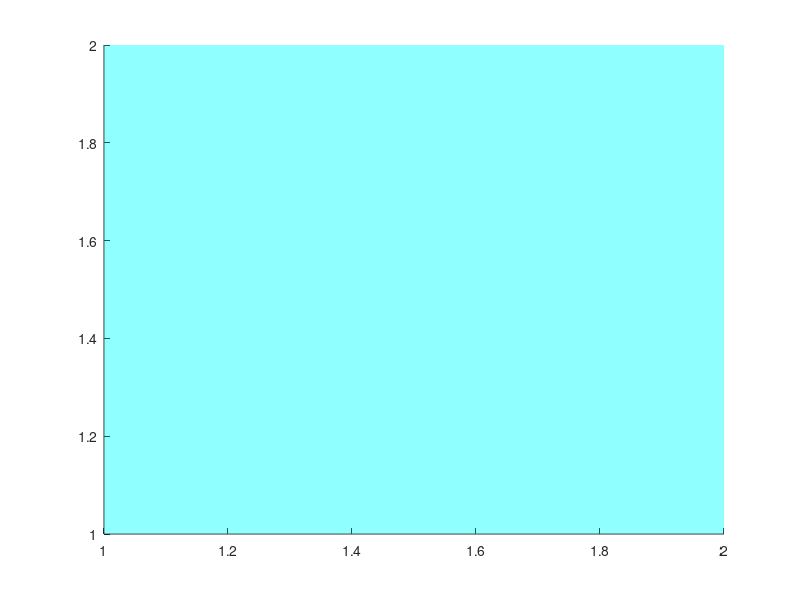

This chart was generated by the following MATLAB code: (Note: this script raises an error after producing the figure.)
clc; clear; close all

% 1. Rotation matrix about Y-axis
Ry = @(theta) [cos(theta)  0  sin(theta)
               0           1  0
               -sin(theta) 0  cos(theta)];

% Cube points: Each column is one point [x; y; z]
C = [1  2  2  1  1  2  2  1
     1  1  2  2  1  1  2  2
     1  1  1  1  2  2  2  2];

% Cube edges using point numbers
edges = [1 2; 2 3; 3 4; 4 1; 5 6; 6 7; 7 8; 8 5; 1 5; 2 6; 3 7; 4 8];

% Cube faces for transparent surface
faces = [1 2 3 4; 5 6 7 8; 1 2 6 5; 2 3 7 6; 3 4 8 7; 4 1 5 8];

theta = 0:0.03:10*pi;

figure('Color','w')
hold on

% 2. Initial cube position using Ry
C2 = Ry(theta(1)) * C;

% Transparent cube faces
hCube = patch('Vertices', C2', ...
              'Faces', faces, ...
              'FaceColor', 'cyan', ...
              'FaceAlpha', 0.25, ...
              'EdgeColor', 'none');

% Cube edges
hEdges = gobjects(size(edges,1),1);
for k = 1:size(edges,1)
    p1 = edges(k,1);
    p2 = edges(k,2);
    hEdges(k) = plot3([C2(1,p1) C2(1,p2)], ...
                      [C2(2,p1) C2(2,p2)], ...
                      [C2(3,p1) C2(3,p2)], ...
                      'b', 'LineWidth', 3);
end

% Cube points
hPts = plot3(C2(1,:), C2(2,:), C2(3,:), 'ko', ...
             'MarkerFaceColor', 'k', ...
             'MarkerSize', 6);

% Point labels
hLabels = gobjects(8,1);
for k = 1:8
    hLabels(k) = text(C2(1,k), C2(2,k), C2(3,k), ...
                      ['  P' num2str(k)], ...
                      'FontSize', 10, ...
                      'FontWeight', 'bold');
end

% -------------------------------------------------
% Bold red coordinate axes
% -------------------------------------------------
plot3([-4 4], [0 0], [0 0], 'r', 'LineWidth', 4); text(4.2, 0, 0, 'X-axis', 'Color', 'r', 'FontSize', 12, 'FontWeight', 'bold')
plot3([0 0], [-4 4], [0 0], 'r', 'LineWidth', 4); text(0, 4.2, 0, 'Y-axis', 'Color', 'r', 'FontSize', 12, 'FontWeight', 'bold')
plot3([0 0], [0 0], [-4 4], 'r', 'LineWidth', 4); text(0, 0, 4.2, 'Z-axis', 'Color', 'r', 'FontSize', 12, 'FontWeight', 'bold')

% 3. Circular guide paths for Y-axis rotation (X-Z plane)
t = linspace(0, 2*pi, 300);
for k = 1:8
    r = sqrt(C(1,k)^2 + C(3,k)^2); % Radius in the X-Z plane
    % Path rotates in X and Z, Y remains constant
    plot3(r*cos(t), C(2,k)*ones(size(t)), r*sin(t), 'k--', 'LineWidth', 1)
end

% Graph setting
axis equal
axis([-4 4 -4 4 -4 4])
grid on
box on

xlabel('X-axis')
ylabel('Y-axis')
zlabel('Z-axis')
title('3D Cube Rotation About Y-axis')

view(45, 25)
camproj perspective

% 4. Animation loop using Ry
for i = 1:length(theta)
    % Update points using Y-axis rotation
    C2 = Ry(theta(i)) * C;

    % Update graphics objects
    set(hCube, 'Vertices', C2')
    for k = 1:size(edges,1)
        p1 = edges(k,1); p2 = edges(k,2);
        set(hEdges(k), 'XData', [C2(1,p1) C2(1,p2)], ...
                       'YData', [C2(2,p1) C2(2,p2)], ...
                       'ZData', [C2(3,p1) C2(3,p2)]);
    end
    set(hPts, 'XData', C2(1,:), 'YData', C2(2,:), 'ZData', C2(3,:));
    for k = 1:8
        set(hLabels(k), 'Position', [C2(1,k), C2(2,k), C2(3,k)]);
    end

    drawnow
    pause(0.02)
end
